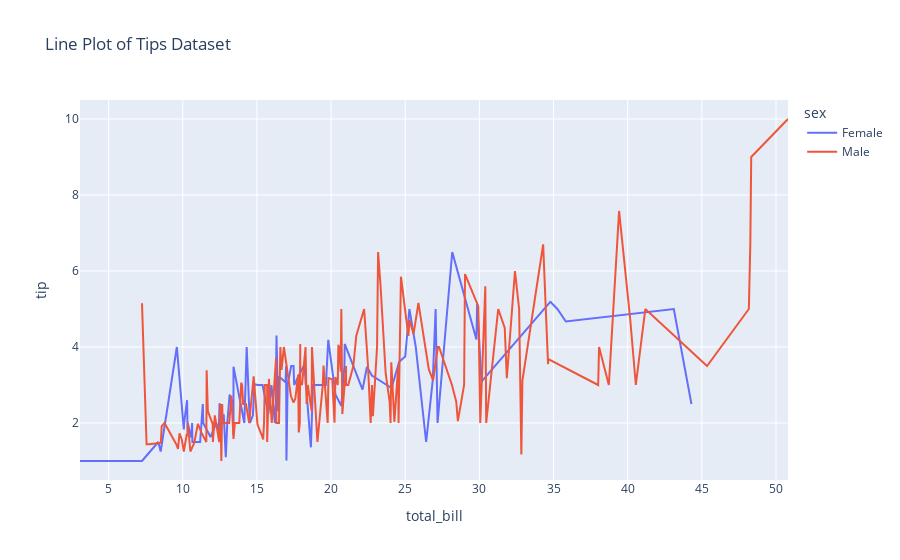

The code cell stored with this chart in its notebook:
### Markdown cell above
# 2. Line Plot

### Code cell
df_line = df.sort_values(by='total_bill')
fig2 = px.line(df_line, x="total_bill", y="tip", color="sex", title="Line Plot of Tips Dataset")
fig2.show()
#save the plot
fig2.write_image("./tips/02_lineplot.png")

### Figure 1 — Plotly figure (JSON) as saved in the notebook; plotly's stock layout.template omitted (floating-point values rounded to 4 significant figures; data arrays with more than 128 entries replaced by an {"elided": "..."} marker saying what was removed)
{"data": [{"hovertemplate": "sex=Female<br>total_bill=%{x}<br>tip=%{y}<extra></extra>", "legendgroup": "Female", "line": {"color": "#636efa", "dash": "solid"}, "marker": {"symbol": "circle"}, "mode": "lines", "name": "Female", "orientation": "v", "showlegend": true, "type": "scatter", "x": [3.07, 5.75, 7.25, 8.35, 8.51, 9.6, 10.07, 10.09, 10.29, 10.33, 10.33, 10.59, 10.63, 10.65, 11.17, 11.35, 11.38, 11.87, 12.26, 12.43, 12.48, 12.74, 12.76, 12.9, 13, 13, 13.16, 13.27, 13.39, 13.42, 13.42, 14.15, 14.31, 14.52, 14.73, 14.83, 15.06, 15.38, 15.77, 15.98, 16.21, 16.27, 16.32, 16.4, 16.43, 16.45, 16.47, 16.93, 16.97, 16.99, 17.07, 17.31, 17.47, 17.51, 18.15, 18.26, 18.64, 18.78, 19.65, 19.81, 20.27, 20.29, 20.69, 20.9, 20.92, 22.12, 22.42, 22.75, 24.08, 24.59, 25, 25.28, 25.71, 26.41, 26.86, 27.05, 27.18, 28.17, 29.8, 29.85, 30.14, 34.81, 34.83, 35.26, 35.83, 43.11, 44.3], "xaxis": "x", "y": [1, 1, 1, 1.5, 1.25, 4, 1.83, 2, 2.6, 1.67, 2, 1.61, 2, 1.5, 1.5, 2.5, 2, 1.63, 2, 1.8, 2.52, 2.01, 2.23, 1.1, 2, 2, 2.75, 2.5, 2.61, 1.68, 3.48, 2, 4, 2, 2.2, 3.02, 3, 3, 2.23, 3, 2, 2.5, 4.3, 2.5, 2.3, 2.47, 3.23, 3.07, 3.5, 1.01, 3, 3.5, 3.5, 3, 3.5, 3.25, 1.36, 3, 3, 4.19, 2.83, 2.75, 2.45, 3.5, 4.08, 2.88, 3.48, 3.25, 2.92, 3.61, 3.75, 5, 4, 1.5, 3.14, 5, 2, 6.5, 4.2, 5.14, 3.09, 5.2, 5.17, 5, 4.67, 5, 2.5], "yaxis": "y"}, {"hovertemplate": "sex=Male<br>total_bill=%{x}<br>tip=%{y}<extra></extra>", "legendgroup": "Male", "line": {"color": "#EF553B", "dash": "solid"}, "marker": {"symbol": "circle"}, "mode": "lines", "name": "Male", "orientation": "v", "showlegend": true, "type": "scatter", "x": {"elided": "157 float values"}, "xaxis": "x", "y": {"elided": "157 float values"}, "yaxis": "y"}], "layout": {"legend": {"title": {"text": "sex"}, "tracegroupgap": 0}, "title": {"text": "Line Plot of Tips Dataset"}, "xaxis": {"anchor": "y", "domain": [0, 1], "title": {"text": "total_bill"}}, "yaxis": {"anchor": "x", "domain": [0, 1], "title": {"text": "tip"}}}}
